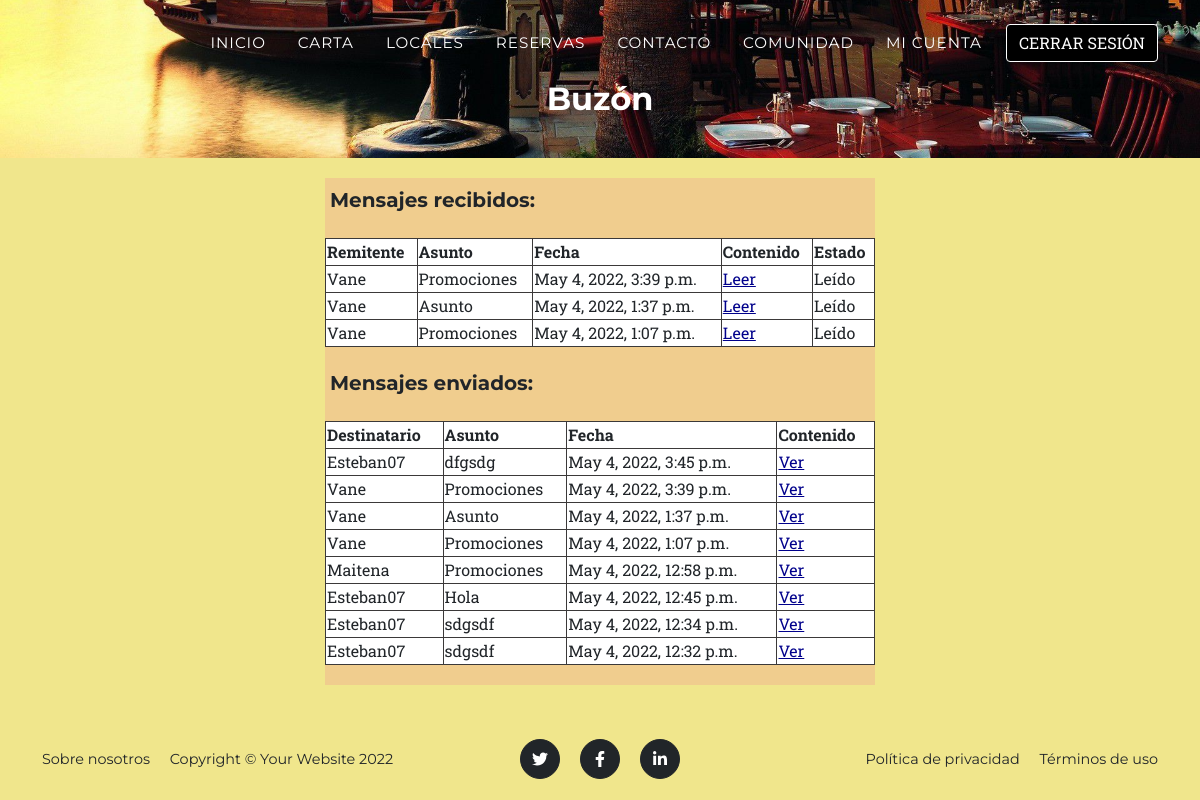
Before: /AppRestaurante/buzon (signed in) with the older database file.
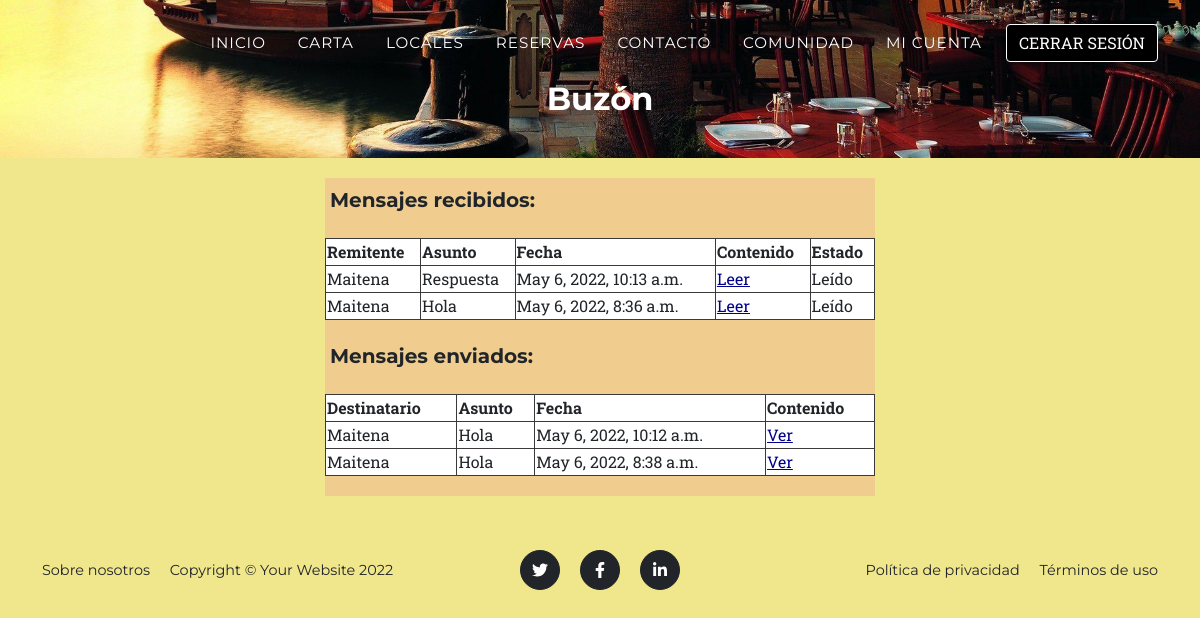
After: the same page with the newer database file.
### AppRestaurante/models.py (models this page shows)
class Mensaje(models.Model):
    user = models.ForeignKey(User, on_delete=models.CASCADE, related_name="mensajes")
    destinatario = models.ForeignKey(User, on_delete=models.CASCADE, related_name="mensajes_entrantes")
    fecha = models.DateTimeField(auto_now_add=True)
    asunto = models.CharField(max_length=30)
    contenido = RichTextField(blank=True, null=True)
    no_leido = models.BooleanField(default=True)

class User(AbstractUser):
    imagen = models.ImageField(upload_to='avatar', default='avatar/perfil.png', null=True, blank=True)

### AppRestaurante/views.py (the view)
# urls.py: path('buzon', views.buzon, name="Buzon"),
@login_required
def buzon(request):
    recibidos = Mensaje.objects.order_by('-fecha').filter(destinatario = request.user)
    enviados = Mensaje.objects.order_by('-fecha').filter(user = request.user)
    return render(request, "buzon.html", {"recibidos": recibidos, "enviados": enviados})

### AppRestaurante/Templates/buzon.html (shortened to what this page needs)
{% extends 'padre.html' %}
{% load static %}
{% block header %}<h2>Buzón</h2>{% endblock header %}
{% block contenidoQueCambia %}
<section style="margin-bottom: 30px;" class="contenido">
    <h5>Mensajes recibidos:</h5><br>
    <table class="buzon">
        <tr class="buzon">
            <th class="buzon">Remitente</th>
            <th class="buzon">Asunto</th>
            <th class="buzon">Fecha</th>
            <th class="buzon">Contenido</th>
            <th class="buzon">Estado</th>
        </tr>
        {% for mensaje in recibidos %}
        <tr class="buzon">
            <td class="buzon">{{mensaje.user}}</td>
            <td class="buzon">{{mensaje.asunto}}</td>
            <td class="buzon">{{mensaje.fecha}}</td>
            <td class="buzon"><a href="{% url 'LeerMensaje' mensaje.id %}">Leer</a></td>
            {% if mensaje.no_leido %}
                <td class="buzon">No leído</td>
            {% else %}
                <td class="buzon">Leído</td>
            {% endif %}
        </tr>
        {% endfor %}
    </table><br>
    <h5>Mensajes enviados:</h5><br>
    <table class="buzon">
        <tr class="buzon">
            <th class="buzon">Destinatario</th>
            <th class="buzon">Asunto</th>
            <th class="buzon">Fecha</th>
            <th class="buzon">Contenido</th>
        </tr>
        {% for mensaje in enviados %}
        <tr class="buzon">
            <td class="buzon">{{mensaje.destinatario}}</td>
            <td class="buzon">{{mensaje.asunto}}</td>
            <td class="buzon">{{mensaje.fecha}}</td>
            <td class="buzon"><a href="{% url 'LeerMensaje' mensaje.id %}">Ver</a></td>
        </tr>
        {% endfor %}
    </table>
</section>
{% endblock contenidoQueCambia %}

Changed rows visible on the page:
removed Mensaje: user "Vane", asunto "Promociones", fecha "May 4, 2022, 3:39 p.m.", no_leido "Leído", destinatario "Vane"
removed Mensaje: user "Vane", asunto "Asunto", fecha "May 4, 2022, 1:37 p.m.", no_leido "Leído", destinatario "Vane"
removed Mensaje: user "Vane", asunto "Promociones", fecha "May 4, 2022, 1:07 p.m.", no_leido "Leído", destinatario "Vane"
removed Mensaje: destinatario "Esteban07", asunto "dfgsdg", fecha "May 4, 2022, 3:45 p.m.", shown under "Mensajes enviados:"
removed Mensaje: destinatario "Maitena", asunto "Promociones", fecha "May 4, 2022, 12:58 p.m.", shown under "Mensajes enviados:"
removed Mensaje: destinatario "Esteban07", asunto "Hola", fecha "May 4, 2022, 12:45 p.m.", shown under "Mensajes enviados:"
removed Mensaje: destinatario "Esteban07", asunto "sdgsdf", fecha "May 4, 2022, 12:34 p.m.", shown under "Mensajes enviados:"
removed Mensaje: destinatario "Esteban07", asunto "sdgsdf", fecha "May 4, 2022, 12:32 p.m.", shown under "Mensajes enviados:"
added Mensaje: user "Maitena", asunto "Respuesta", fecha "May 6, 2022, 10:13 a.m.", no_leido "Leído", shown under "Mensajes recibidos:"
added Mensaje: user "Maitena", asunto "Hola", fecha "May 6, 2022, 8:36 a.m.", no_leido "Leído", shown under "Mensajes recibidos:"
added Mensaje: destinatario "Maitena", asunto "Hola", fecha "May 6, 2022, 10:12 a.m.", shown under "Mensajes enviados:"
added Mensaje: destinatario "Maitena", asunto "Hola", fecha "May 6, 2022, 8:38 a.m.", shown under "Mensajes enviados:"
